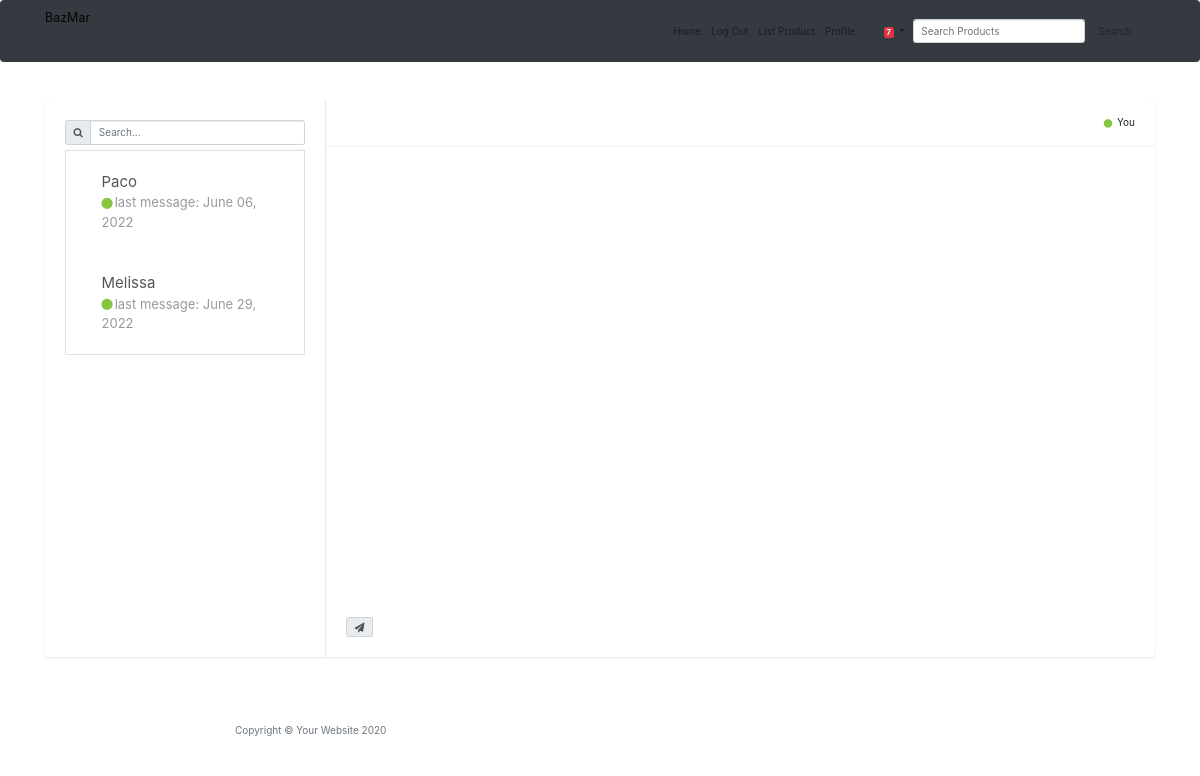
Page /message_center/1 (signed in) on the committed database.
### main.py (models this page shows)
class Chat(db.Model):
    __tablename__ = "chats"
    id = db.Column(db.Integer, primary_key=True)
    User1_ID = db.Column(db.Integer)
    User1_name = db.Column(db.String(250), nullable=False)
    User2_ID = db.Column(db.Integer)
    User2_name = db.Column(db.String(250), nullable=False)
    messages = relationship("Message", back_populates="parent_chat")

class Message(db.Model):
    __tablename__ = "messages"
    message_id = db.Column(db.Integer, primary_key=True)
    parent_chat_ID = db.Column(db.Integer, db.ForeignKey("chats.id"))
    parent_chat = relationship("Chat", back_populates="messages")
    message_author = db.Column(db.String(250), nullable=False)
    body = db.Column(db.String(250), nullable=False)
    date_posted = db.Column(db.String(250), nullable=False)

### main.py (the view, shortened to what this page needs)
@app.route("/message_center/<chat_id>", methods=["GET", "POST"])
@login_required
def message_center(chat_id):
    current_chat = Chat.query.filter_by(id=chat_id).first()
    all_chats = Chat.query.all()
    user_chats = []
    for chat in all_chats:
        if current_user.id == chat.User1_ID or current_user.id == chat.User2_ID:
            user_chats.append(chat)
    return render_template("message_center.html", chats=user_chats, current_chat=current_chat)

### main.py (called while the page is built)
@login_manager.user_loader
def load_user(user_id):
    return User.query.get(int(user_id))

### templates/message_center.html (shortened to what this page needs)
{% extends 'bootstrap/base.html' %}
{% block content %}
<head>
  <link href="{{ url_for('static', filename='vendor/bootstrap/css/bootstrap.min.css') }}" rel="stylesheet">
  <link href="{{ url_for('static', filename='vendor/fontawesome-free/css/all.min.css')}}" rel="stylesheet" type="text/css">
  <link href="{{ url_for('static', filename='css/chat.css')}}" rel="stylesheet">
</head>
<link href="https://maxcdn.bootstrapcdn.com/font-awesome/4.7.0/css/font-awesome.min.css" rel="stylesheet" />
<body>
  <nav class="navbar navbar-expand-md navbar-light bg-dark fixed-top" id="mainNav">
    <div class="container">
      <a class="navbar-brand" href="{{url_for('get_all_products')}}">BazMar</a>
      <div class="collapse navbar-collapse" id="navbarResponsive">
        <ul class="navbar-nav ml-auto">
          <li class="nav-item">
            <a class="nav-link" href="{{ url_for('get_all_products') }}">Home</a>
          </li>
          {% if not current_user.is_authenticated: %}
          <li class="nav-item">
            <a class="nav-link" href="{{ url_for('login') }}">Login</a>
          </li>
          <li class="nav-item">
            <a class="nav-link" href="{{ url_for('register') }}">Register</a>
          </li>
          {% else: %}
          <li class="nav-item">
            <a class="nav-link" href="{{ url_for('logout') }}">Log Out</a>
          </li>
          {% endif %}
          {% if current_user.is_authenticated: %}
          <li class="nav-item">
            <a class="nav-link" href="{{ url_for('add_new_listing') }}">List Product</a>
          </li>
          <li class="nav-item">
            <a class="nav-link" href="{{ url_for('user_profile', profile_id=current_user.id, username=current_user.name) }}">Profile</a>
          </li>
          <li class="nav-item dropdown no-arrow mx-1">
            <a class="nav-link dropdown-toggle" href="#" id="messagesDropdown" role="button" data-toggle="dropdown" aria-haspopup="true" aria-expanded="false">
              <i class="fas fa-envelope fa-fw"></i>
              <span class="badge badge-danger badge-counter">7</span>
            </a>
          </li>
          {% endif %}
        </ul>
        <form class="form-inline my-2 my-lg-0" action="{{ url_for('get_all_products') }}" method="post">
          <input class="form-control mr-sm-2" type="search" placeholder="Search Products" aria-label="Search" name="value">
          <button class="btn btn-outline-muted my-2 my-sm-0" type="submit">Search</button>
        </form>
      </div>
    </div>
  </nav>
  <div class="container" style="margin-top:100px;">
    <div class="row clearfix">
      <div class="col-lg-12">
        <div class="card chat-app">
          <div id="plist" class="people-list">
            <div class="input-group">
              <div class="input-group-prepend">
                <span class="input-group-text"><i class="fa fa-search"></i></span>
              </div>
              <input type="text" class="form-control" placeholder="Search...">
            </div>
            <ul class="list-unstyled chat-list mt-2 mb-0">
              {% for chat in chats %}
              <a href="{{ url_for('message_center', chat_id=chat.id) }}" class="list-group-item list-group-item-action py-3 lh-tight" aria-current="true" method="post">
                <li class="clearfix">
                  <div class="about">
                    {% if current_user.name == chat.User1_name %}
                    <div class="name">{{ chat.User2_name }}</div>
                    {% else %}
                    <div class="name">{{ chat.User1_name }}</div>
                    {% endif %}
                    <div class="status"> <i class="fa fa-circle online"></i>last message: {{ chat.messages[-1].date_posted }}</div>
                  </div>
                </li>
              </a>
              {% endfor %}
            </ul>
          </div>
          <div class="chat">
            <div class="chat-header clearfix">
              <div class="row">
                <div class="col-lg-6">
                  <div class="chat-about">
                  </div>
                </div>
                <div class="col-lg-6 hidden-sm text-right">
                  <div> <i class="fa fa-circle online"></i> You</div>
                </div>
              </div>
            </div>
            <div class="chat-history">
            </div>
            <div class="chat-message clearfix">
              <div class="input-group mb-0">
                <div class="input-group-prepend">
                  <span class="input-group-text"><i class="fa fa-send"></i></span>
                </div>
              </div>
            </div>
          </div>
        </div>
      </div>
    </div>
  </div>
  {% include "footer.html" %}
  {% endblock %}

### static/css/chat.css (style rules this page uses)
body { margin-top:20px; }
.card { background: #fff; transition: .5s; border: 0; margin-bottom: 30px; border-radius: .55rem; position: relative; width: 100%; box-shadow: 0 1px 2px 0 rgb(0 0 0 / 10%); }
.chat-app .people-list { width: 280px; position: absolute; left: 0; top: 0; padding: 20px; z-index: 7 }
.chat-app .chat { margin-left: 280px; border-left: 1px solid #eaeaea }
.people-list { -moz-transition: .5s; -o-transition: .5s; -webkit-transition: .5s; transition: .5s }
.people-list .chat-list li { padding: 10px 15px; list-style: none; border-radius: 3px }
.people-list .chat-list li .name { font-size: 15px }
.people-list .about { float: left; padding-left: 8px }
.people-list .status { color: #999; font-size: 13px }
.chat .chat-header { padding: 15px 20px; border-bottom: 2px solid #f4f7f6 }
.chat .chat-header .chat-about { float: left; padding-left: 10px }
.chat .chat-history { padding: 20px; border-bottom: 2px solid #fff }
.chat .chat-message { padding: 20px }
.online, .offline, .me { margin-right: 2px; font-size: 8px; vertical-align: middle }
.online { color: #86c541 }
.clearfix:after { visibility: hidden; display: block; font-size: 0; content: " "; clear: both; height: 0 }
@media only screen and (min-device-width: 768px) and (max-device-width: 1024px) and (orientation: landscape) and (-webkit-min-device-pixel-ratio: 1) { .chat-app .chat-list { height: 480px; overflow-x: auto } }
@media only screen and (min-device-width: 768px) and (max-device-width: 1024px) and (orientation: landscape) and (-webkit-min-device-pixel-ratio: 1) { .chat-app .chat-history { height: calc(100vh - 350px); overflow-x: auto } }

### rows in the picture
Chat: User1_name "Paco", date_posted "June 06, 2022"
Chat: User1_name "Melissa", date_posted "June 29, 2022"
